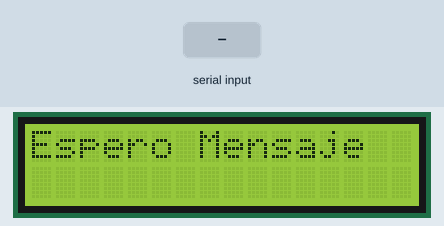
Bench run of a sketch on a simulated Arduino Uno, built with avr-gcc and run on an emulated ATmega328P. On the bench: 16×2 character LCD. Inputs (shaded band) come from the test bench.

Above: at 1.2 s.
1.3 s: "1" received over Serial
At 2.1 s:
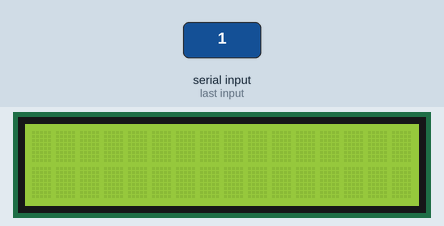
4.1 s: "0" received over Serial
At 5.26 s:
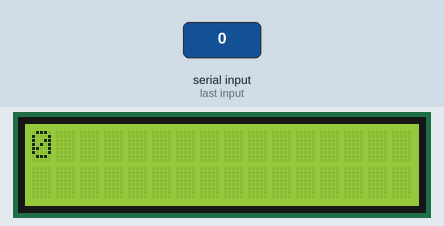
6.9 s: "2" received over Serial
At 8.06 s:
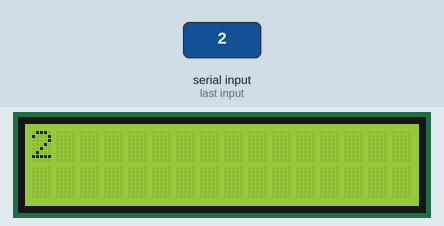
Timing chart, 0 to 9.9 s (numbered marks = the images above; inputs shaded):
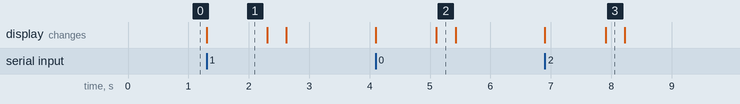

Measured:
- after the input at 1.3 s, the display: changes at once (image 1)
- after the input at 4.1 s, the display: first changes at once (image 2 shows a later state)
- after the input at 6.9 s, the display: first changes at once (image 3 shows a later state)
- what the display in image 1 shows lasts 1.0 s, from 1.3 s to 2.3 s

The sketch:

Sistema.ino
```cpp
#include <Wire.h>               // Librería wire para comunicación de arduino con dispositivos I2C
#include <LiquidCrystal_I2C.h>  // Librería para controlar el LCD con el dispositivo I2C

//Crear el objeto lcd  dirección  0x3F y 16 columnas x 2 filas
LiquidCrystal_I2C lcd(0x3F, 16, 2); //

void setup() {
  Serial.begin(9600);

  // Inicializar el LCD
  lcd.init();

  //Encender la luz de fondo.
  lcd.backlight();

  // Escribimos el Mensaje Inicial en el LCD.
  lcd.print("Espero Mensaje");

}

void loop() {

  if (Serial.available()) {   // Si hay actividad en el puerto serial

    while (Serial.available() > 0 ) {     // Si hay algun mensaje en el puerto serial
      lcd.clear();                        // Limpiamos el mensaje inicial

      String textoSerie = Serial.readString();                        // Texto recibido por el puerto serial
      int tamaTexto = textoSerie.length();                            // Tamaño de todo el texto

      String mensajeSerial = textoSerie.substring(0,(tamaTexto-17));  // Solo el mensaje de todo el texto (17 son los caracteres que ocupa la fecha y hora)
      String textoFechaHora = textoSerie.substring(tamaTexto-17);     // Solo la fecha y hora en que se emitió el mensaje

      // Mostramos salida del texto por la izquierda
      for(int i=1; i<=mensajeSerial.length() ; i++){

        String texto = mensajeSerial.substring(i-1);    // Parte el string quitando un caracter cada vez que hace el ciclo

        //Situamos el cursor
        lcd.setCursor(0, 0);

        // Escribimos el texto
        lcd.print(texto);

        // Poner el cursero de texto en el segundo renglón del LCD
        lcd.setCursor(0,1);

        lcd.print(textoFechaHora);

        // Esperamos
        delay(300);
      }

      // Limpiamos la pantalla
      lcd.clear();
      // Volvemos a escribir el mensaje inicial
      lcd.print("Espero Mensaje");
    }
  }
}
```
